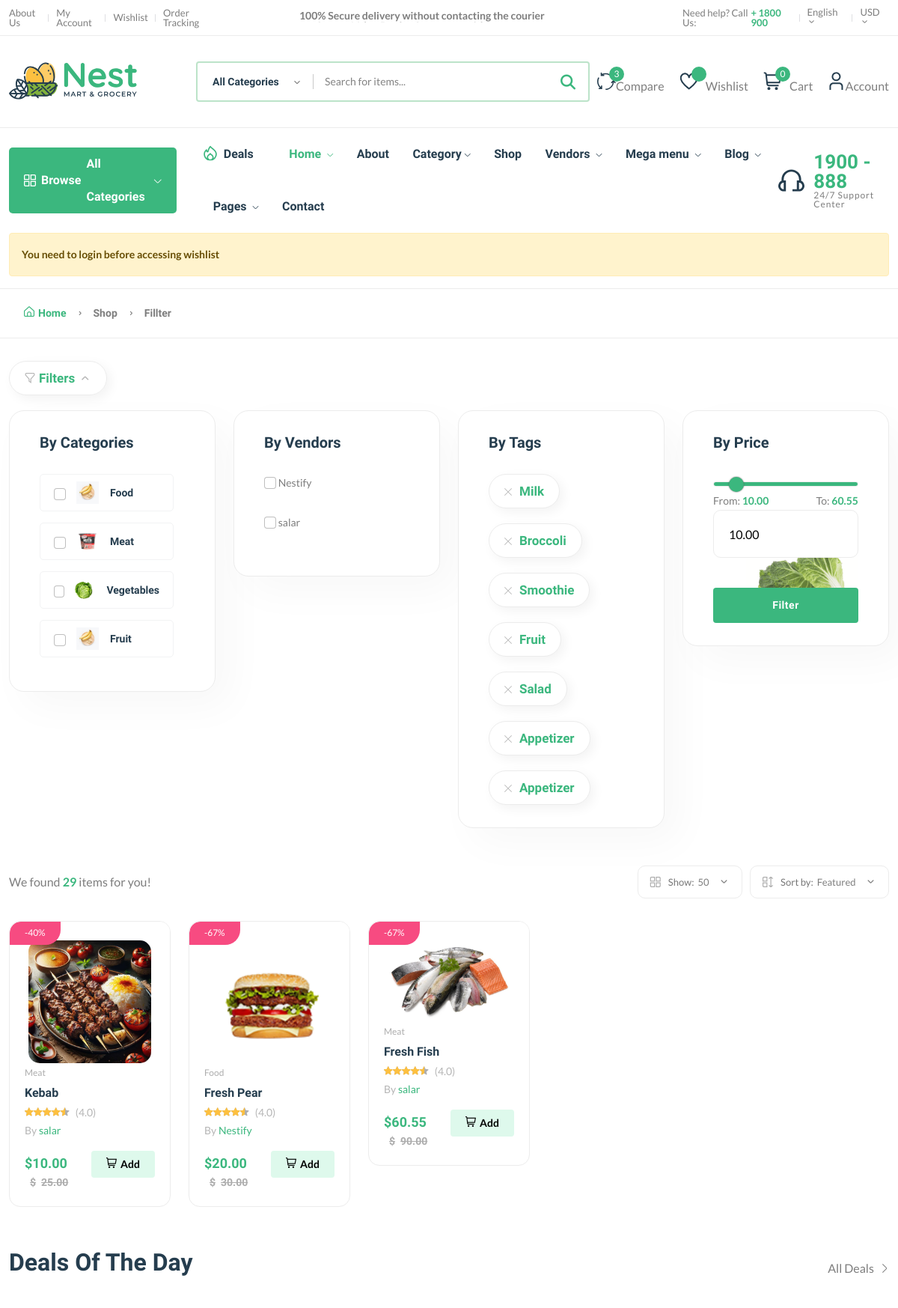
/products/ (upper part), run on an earlier commit of the app's database.
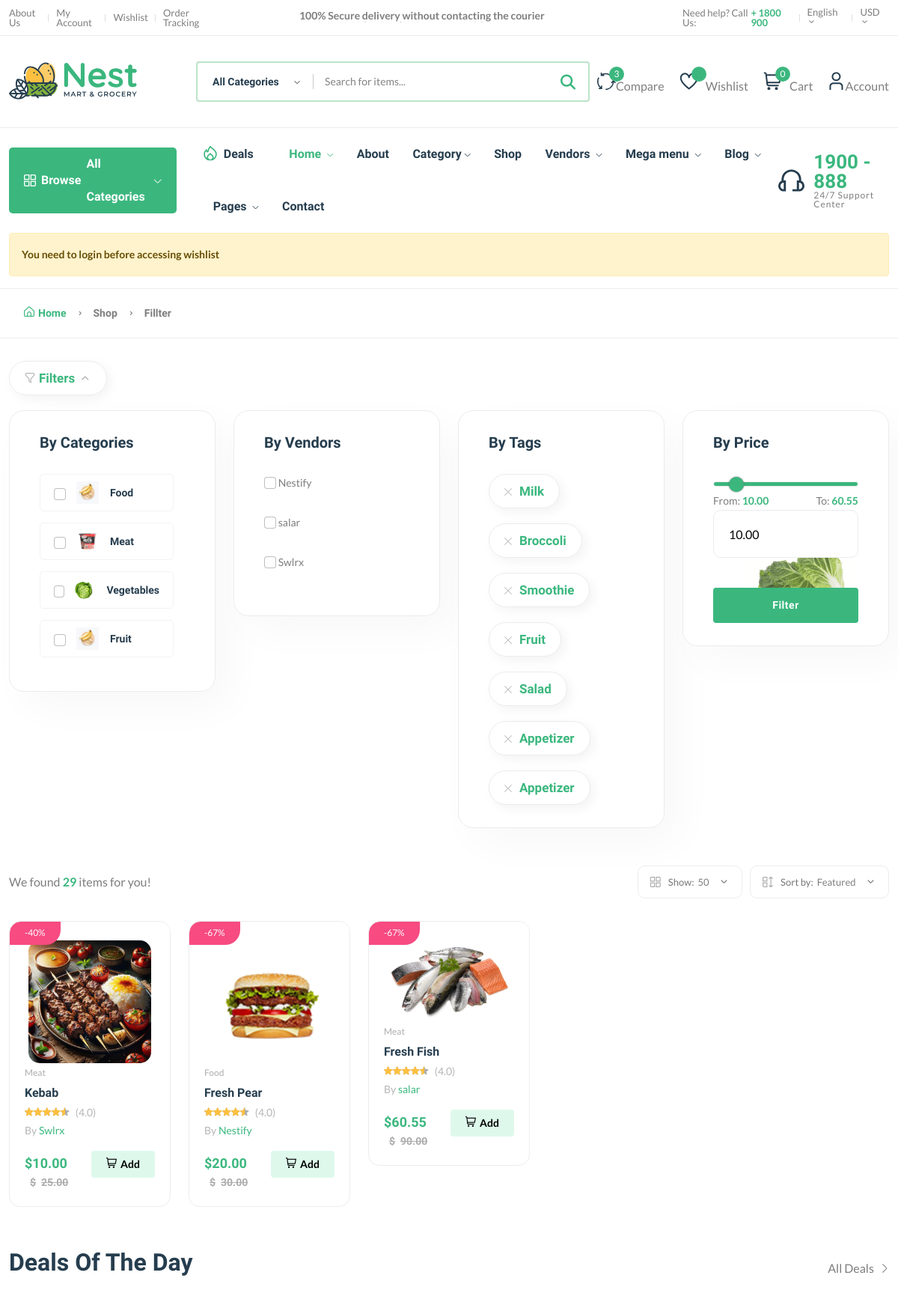
And on a later commit of the database.
### core/models.py (models this page shows, shortened)
class Category(models.Model):
    cid = ShortUUIDField(unique=True, length=10, max_length=20, prefix="cat", alphabet="abcdefgh12345")
    title = models.CharField(max_length=100, default="Food")
    image = models.ImageField(upload_to="category", default="category.jpg")
    class Meta:
        verbose_name = "Category"
        verbose_name_plural = "Categories"

class Vendor(models.Model):
    vid = ShortUUIDField(unique=True, length=10, max_length=20, prefix="ven", alphabet="abcdefgh12345")
    title = models.CharField(max_length=100, default="Nestify")
    image = models.ImageField(upload_to=user_dir_path, default="vendor.jpg")
    cover_image = models.ImageField(upload_to=user_dir_path, default="vendor.jpg")
    description = RichTextUploadingField(null=True, blank=True, default="This is the vendor")
    address = models.CharField(max_length=100, default="123 Main Street")
    contact = models.CharField(max_length=100, default="+123 (456) 789")
    chat_resp_time = models.CharField(max_length=100, default="100")
    shipping_on_time = models.CharField(max_length=100, default="100")
    authentic_rating = models.CharField(max_length=100, default="100")
    days_return = models.CharField(max_length=100, default="100")
    warranty_period = models.CharField(max_length=100, default="100")
    user = models.ForeignKey(User, on_delete=models.SET_NULL, null=True)
    date = models.DateTimeField(auto_now_add=True, null=True, blank=True)
    class Meta:
        verbose_name = "Vendor"
        verbose_name_plural = "Vendors"

class Product(models.Model):
    pid = ShortUUIDField(unique=True, length=10, max_length=20, alphabet="abcdefgh12345")
    user = models.ForeignKey(User, on_delete=models.SET_NULL, null=True)
    category = models.ForeignKey(Category, on_delete=models.SET_NULL, null=True, related_name="category")
    title = models.CharField(max_length=100, default="Fresh Pear")
    image = models.ImageField(upload_to=user_dir_path, default="product.jpg")
    description = RichTextUploadingField(null=True, blank=True, default="This is the product")
    price = models.DecimalField(max_digits=99999999999, decimal_places=2, default="1.99")
    old_price = models.DecimalField(max_digits=99999999999, decimal_places=2, default="2.99")
    specifications = RichTextUploadingField(null=True, blank=True)
    type = models.CharField(max_length=100, default="Organic", null=True, blank=True)
    stock_count = models.CharField(max_length=100, default="10", null=True, blank=True)
    life = models.CharField(max_length=100, default="100 Days", null=True, blank=True)
    mfd = models.DateTimeField(auto_now_add=False, null=True, blank=True)
    tags = TaggableManager(blank=True)
    product_status = models.CharField(choices=STATUS, max_length=10, default="in_review")
    vendor = models.ForeignKey(Vendor, on_delete=models.SET_NULL, null=True, related_name="product")
    status = models.BooleanField(default=True)
    in_stock = models.BooleanField(default=True)
    featured = models.BooleanField(default=False)
    digital = models.BooleanField(default=False)
    sku = ShortUUIDField(unique=True, length=4, max_length=10, prefix="sku", alphabet="abcdefgh12345")
    date = models.DateTimeField(auto_now_add=True)
    updated = models.DateTimeField(null=True, blank=True)
    class Meta:
        verbose_name = "Product"
        verbose_name_plural = "Products"
    def get_precentage(self):
        new_price = (self.price / self.old_price) * 100
        return new_price

### core/views.py (the view)
# urls.py: path("products/", views.product_list_view, name="product-list"),
def product_list_view(request):
    products = Product.objects.filter(product_status="published")
    context = {'products': products}
    return render(request, 'main/core/product-list.html', context)

### core/context_processor.py (called while the page is built)
def default(request):
    categories = Category.objects.all()
    vendors = Vendor.objects.all()
    min_max_price = Product.objects.aggregate(Min('price'), Max('price'))
    try:
        wishlist = Wishlist.objects.filter(user=request.user)
    except:
        messages.warning(request, "You need to login before accessing wishlist")
        wishlist = 0
    try:
        address = Address.objects.get(user=request.user)
    except:
        address = None
    return {
        'categories': categories,
        'vendors': vendors,
        'address': address,
        'min_max_price': min_max_price,
        'wishlist': wishlist,
    }

### templates/main/core/product-list.html (shortened to what the changed rows need)
{% extends "main/components/_layout.html" %}
{% load static %}
{% block content %}
    <main class="main">
        <div class="container mb-30 mt-30">
            <div class="row">
                <div class="col-lg-12">
                    <div class="shop-product-fillter-header">
                        <div class="row">
                            <div class="col-xl-3 col-lg-6 col-md-6 mb-lg-0 mb-md-2 mb-sm-2">
                                <div class="card">
                                    <div class="categories-dropdown-wrap font-heading">
                                        <ul>
                                            {% for c in categories %}
                                                <li>
                                                    <input class="form-check-input filter-checkbox"
                                                           data-filter="category" type="checkbox" name="checkbox"
                                                           id="exampleCheckbox2" value="{{ c.id }}"/>
                                                    <a href="{% url 'core:category-product-list' c.cid %}"> <img
                                                            src="{{ c.image.url }}"
                                                            alt=""/>{{ c.title }}</a>
                                                </li>
                                            {% endfor %}
                                        </ul>
                                    </div>
                                </div>
                            </div>
                            <div class="col-xl-3 col-lg-6 col-md-6 mb-lg-0 mb-md-2 mb-sm-2">
                                <div class="card">
                                    <div class="d-flex">
                                        <div class="customeee-checkbox mr-80">
                                            {% for v in vendors %}
                                                <input class="form-check-input filter-checkbox" data-filter="vendor"
                                                       type="checkbox" name="checkbox"
                                                       id="exampleCheckbox1" value="{{ v.id }}"/>
                                                <label class="form-check-label"
                                                       for="exampleCheckbox1"><span>{{ v.title }}</span></label>
                                                <br/><br/>
                                            {% endfor %}
                                        </div>
                                    </div>
                                </div>
                            </div>
                        </div>
                    </div>
                </div>
                <div class="col-12">
                    <div class="row product-grid" id="filter-product">
                        {% for product in products %}
                            <div class="col-lg-1-5 col-md-4 col-12 col-sm-6">
                                <div class="product-cart-wrap mb-30">
                                    <div class="product-img-action-wrap">
                                        <div class="product-img product-img-zoom">
                                            <a href="{% url "core:product-detail" product.pid %}">
                                                <img class="default-img"
                                                     src="{{ product.image.url }}"
                                                     alt=""/>
                                            </a>
                                        </div>
                                        <div class="product-badges product-badges-position product-badges-mrg">
                                            <span class="hot">-{{ product.get_precentage|floatformat:0 }}%</span>
                                        </div>
                                    </div>
                                    <div class="product-content-wrap">
                                        <div class="product-category">
                                            <a href="shop-grid-right.html">{{ product.category.title }}</a>
                                        </div>
                                        <h2>
                                            <a href="{% url "core:product-detail" product.pid %}">{{ product.title }}</a>
                                        </h2>
                                        <div class="product-rate-cover">
                                            <div class="product-rate d-inline-block">
                                                <div class="product-rating" style="width: 90%"></div>
                                            </div>
                                            <span class="font-small ml-5 text-muted"> (4.0)</span>
                                        </div>
                                        <div>
                                                    <span class="font-small text-muted">By <a
                                                            href="vendor-details-1.html">{{ product.vendor.title }}</a></span>
                                        </div>
                                        <div class="product-card-bottom">
                                            <div class="product-price">
                                                <span>$</span><span
                                                    class="current-product-price-{{ product.id }}">{{ product.price }}</span>
                                                <span class="old-price">$</span><span
                                                    class="old-price">{{ product.old_price }}</span>
                                            </div>
                                            <div class="add-cart">
                                                <button class="add add-to-cart-btn" data-index="{{ product.id }}"
                                                        style="border: none;" id="add-to-cart-btn"><i
                                                        class="fi-rs-shopping-cart mr-5"></i>Add
                                                </button>
                                            </div>
                                        </div>
                                    </div>
                                </div>
                            </div>
                        {% endfor %}
                    </div>
                </div>
            </div>
        </div>
    </main>
{% endblock %}

What changed in the data, as far as the page shows it:
added Vendor: title "Swlrx"
changed Product "Kebab": vendor "salar" → "Swlrx"
